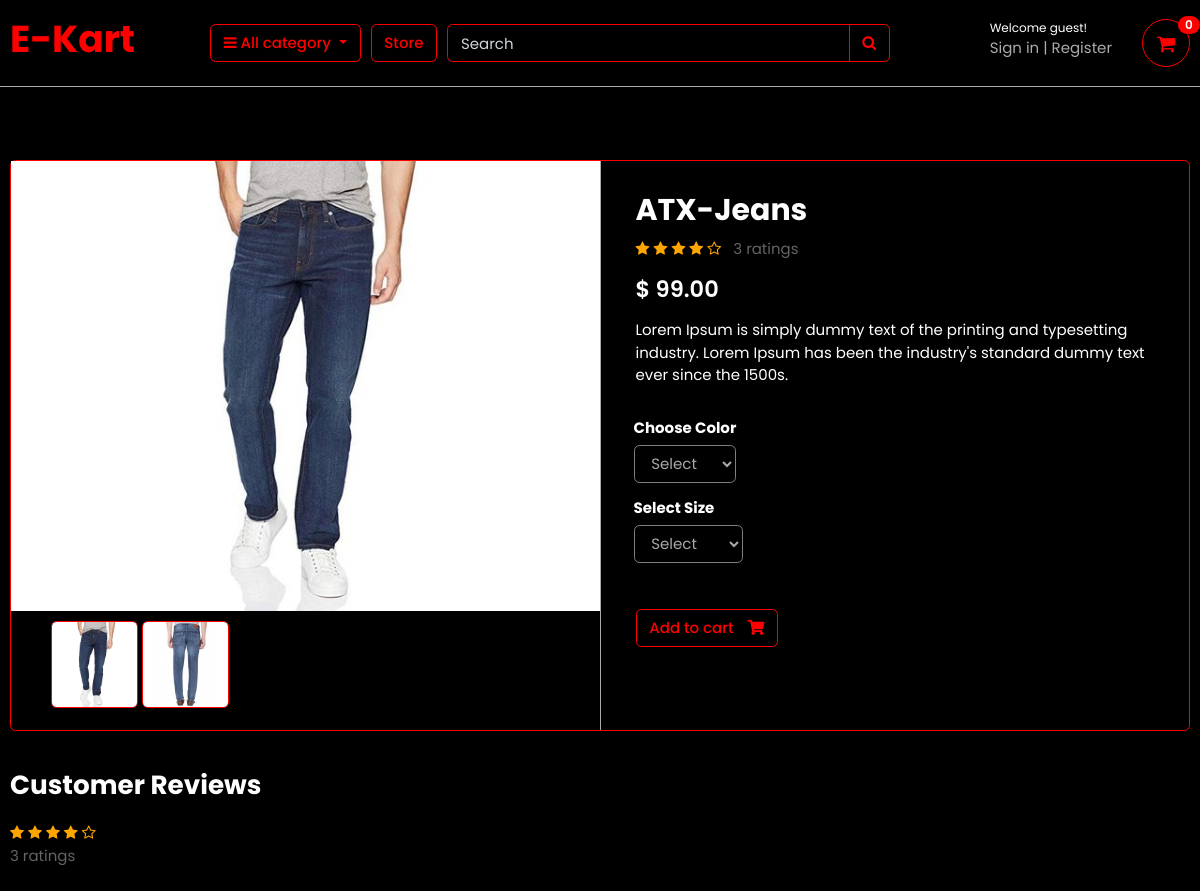
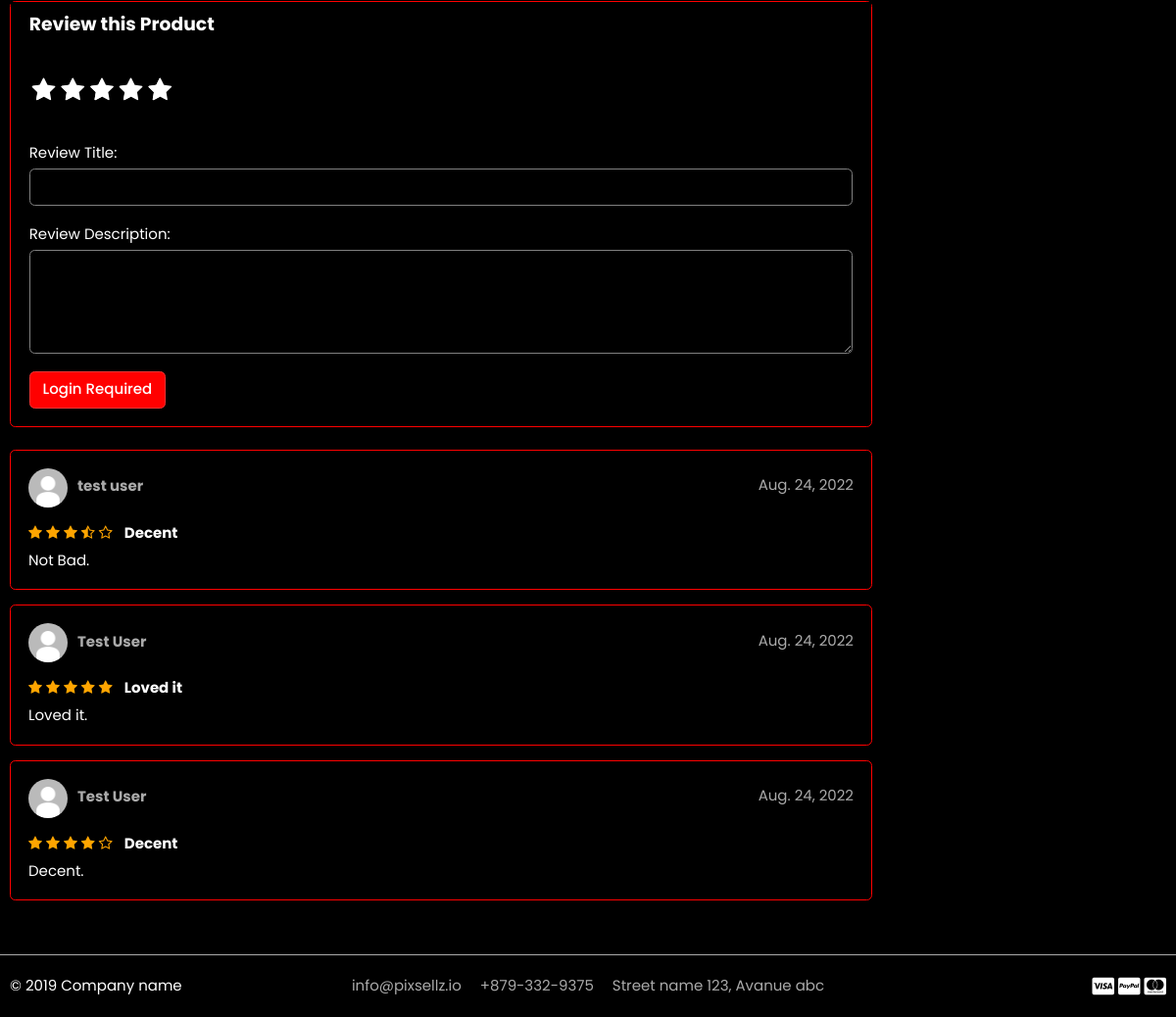
/store/category/jeans/atx-jeans/, run on the app's committed database (2 pictures, top to bottom).
### store/models.py (models this page shows, shortened)
class Product(models.Model):
    product_name = models.CharField(max_length=200, unique=True)
    slug = models.SlugField(max_length=200, unique=True)
    description = models.TextField(max_length=500, blank=True)
    price = models.DecimalField(max_digits=10, decimal_places=2)
    images = models.ImageField(upload_to="photos/products")
    stock = models.IntegerField()
    is_available = models.BooleanField(default=True)
    category = models.ForeignKey(Category, on_delete=models.CASCADE)
    created_date = models.DateField(auto_now_add=True)
    modified_date = models.DateField(auto_now=True)
    def get_rating(self):
        ratings = ReviewRating.objects.filter(product=self, status=True).aggregate(average=Avg("rating"))
        if ratings["average"]:
            return float("%.2f" % (ratings["average"] / len(ratings)))
        return 0
    def rating_cnt(self):
        ratings = ReviewRating.objects.filter(product=self, status=True)
        return len(ratings)

class ProductGallery(models.Model):
    product = models.ForeignKey(Product, on_delete=models.CASCADE)
    image = models.ImageField(upload_to="store/products/")
    class Meta:
        verbose_name = "product gallery"
        verbose_name_plural = "product gallery"

class ReviewRating(models.Model):
    product = models.ForeignKey(Product, on_delete=models.CASCADE)
    user = models.ForeignKey(Account, on_delete=models.CASCADE)
    subject = models.CharField(max_length=100, blank=True)
    review = models.TextField(max_length=500, blank=True)
    rating = models.FloatField()
    ip = models.CharField(max_length=20, blank=True)
    status = models.BooleanField(default=True)
    created_at = models.DateField(auto_now_add=True)
    updated_at = models.DateField(auto_now=True)

### accounts/models.py (models this page shows, shortened)
class Account(AbstractBaseUser):
    first_name = models.CharField(max_length=50)
    last_name = models.CharField(max_length=50)
    username = models.CharField(max_length=50, unique=True)
    email = models.EmailField(max_length=100, unique=True)
    phone_number = models.CharField(max_length=50)
    date_joined = models.DateTimeField(auto_now_add=True)
    last_login = models.DateTimeField(auto_now_add=True)
    is_admin = models.BooleanField(default=False)
    is_staff = models.BooleanField(default=False)
    is_active = models.BooleanField(default=False)
    is_superadmin = models.BooleanField(default=False)
    objects = MyAccountManager()
    USERNAME_FIELD = 'email'
    REQUIRED_FIELDS = ['first_name', 'last_name', 'username']

### store/views.py (the view)
# urls.py: path('category/<slug:category_slug>/<slug:product_slug>/', views.product_detail, name="product_view"),
def product_detail(request, category_slug=None, product_slug=None):
    data = {"purchased": False}
    if product_slug and category_slug:
        product =  get_object_or_404(Product, slug=product_slug, category__slug=category_slug)
        data["photos"] = ProductGallery.objects.filter(product=product)
        data["product"] = product
        data["reviews"] = ReviewRating.objects.filter(product=product, status=True).order_by("-created_at")
        purchased = False
        if request.user.is_authenticated:
            purchasedProducts = OrderProduct.objects.filter(user=request.user, product=product)
            for product in purchasedProducts:
                if product.payment.status == "COMPLETED":
                    purchased = True
                    break
        data["purchased"] = purchased
    return render(request, "store/product_detail.html", context=data)

### carts/context_processors.py (called while the page is built)
def get_items_count(request):
    if 'admin' in request.path:
        return {}
    cnt = 0
    try:
        cart = Cart.objects.get(cart_id=_cart_id(request))
        items = CartItem.objects.filter(cart=cart)
        for item in items:
            cnt += item.quantity
    except Cart.DoesNotExist:
        pass
    return {"items_count": cnt}

### carts/views.py (called while the page is built)
def _cart_id(request):
    cart = request.session.session_key
    if not cart:
        cart = request.session.create()
    return cart

### category/context_processors.py (called while the page is built)
def menu_links(request):
    return {"links": Category.objects.all()}

### category/models.py (called while the page is built)
    def get_url(self):
        return reverse("store:categorical_view", kwargs={"category_slug": self.slug})

    def __str__(self):
        return self.category_name

### store/models.py (called while the page is built)
    def colors(self):
        return super(VariationManager, self).filter(variation_category="color", is_active=True)

    def sizes(self):
        return super(VariationManager, self).filter(variation_category="size", is_active=True)

### templates/store/product_detail.html (shortened to what this page needs)
{% extends 'base.html' %}
{% load static %}
{% block content %}
<section class="section-content padding-y">
	<div class="container">
		<div class="card ">
			<div class="row no-gutters">
				<aside class="col-md-6">
					<article class="gallery-wrap">
						<div class="img-big-wrap">
							<a href="#"><img src="{{ product.images.url }}"></a>
						</div>
					</article>
					<ul class="product-thumbnail">
						<li class="rounded">
							<img src="{{ product.images.url }}">
						</li>
						{% for photo in photos %}
						<li class="rounded">
							<img src="{{ photo.image.url }}">
						</li>
						{% endfor %}
					</ul>
				</aside>
				<main class="col-md-6 border-left">
					<form action="{% url 'cart:add_cart' product_id=product.id %}" method="POST">
						<article class="content-body">
							<h2 class="title">{{ product.product_name }}</h2>
							{% if product.get_rating != 0 %}
								<div class="rating" style="margin-bottom: 15px; color: orange;">
									<i class="fa fa-star{% if product.get_rating < 0.5 %}-o{% elif product.get_rating < 1 %}-half-o{% endif %}"></i>
									<i class="fa fa-star{% if product.get_rating < 1.5 %}-o{% elif product.get_rating < 2 %}-half-o{% endif %}"></i>
									<i class="fa fa-star{% if product.get_rating < 2.5 %}-o{% elif product.get_rating < 3 %}-half-o{% endif %}"></i>
									<i class="fa fa-star{% if product.get_rating < 3.5 %}-o{% elif product.get_rating < 4 %}-half-o{% endif %}"></i>
									<i class="fa fa-star{% if product.get_rating < 4.5 %}-o{% elif product.get_rating < 5 %}-half-o{% endif %}"></i>
									<span style="color: rgb(100, 100, 100)">{{ product.rating_cnt }} rating{% if product.rating_cnt > 1 %}s{% endif %}</span>
								</div>
							{% endif %}
							<div class="mb-3">
								<var class="price h4 text-white">$ {{ product.price }}</var>
							</div>
							<p>{{ product.description }}</p>
							<hr>
							<div class="row">
								<div class="item-option-select" required>
									<h6>Choose Color</h6>
									<select name="color" class="form-control" required>
										<option value="" disabled selected>Select</option>
									</select>
								</div>
							</div>
							<div class="row">
								<div class="item-option-select">
									<h6>Select Size</h6>
									<select name="size" class="form-control ">
										<option value="" disabled selected>Select</option>
									</select>
								</div>
							</div>
							<hr>
							{% if product.stock > 0 %}
							<button type="submit" class="btn btn-outline-danger"> <span class="text">Add to cart</span> <i
									class="fas fa-shopping-cart"></i></button>
							{% else %}
							<btn class="btn btn-danger ">Out of Stock</btn>
							{% endif %}
						</article>
					</form>
				</main>
			</div>
		</div>
		<br>
		<div class="row">
			<div class="col-md-9">
				<header class="section-heading">
					<h3 class="text-white">Customer Reviews </h3>
				</header>
				{% if product.get_rating != 0 %}
					<div class="rating" style="margin-bottom: 25px; color: orange;">
						<i class="fa fa-star{% if product.get_rating < 0.5 %}-o{% elif product.get_rating < 1 %}-half-o{% endif %}"></i>
						<i class="fa fa-star{% if product.get_rating < 1.5 %}-o{% elif product.get_rating < 2 %}-half-o{% endif %}"></i>
						<i class="fa fa-star{% if product.get_rating < 2.5 %}-o{% elif product.get_rating < 3 %}-half-o{% endif %}"></i>
						<i class="fa fa-star{% if product.get_rating < 3.5 %}-o{% elif product.get_rating < 4 %}-half-o{% endif %}"></i>
						<i class="fa fa-star{% if product.get_rating < 4.5 %}-o{% elif product.get_rating < 5 %}-half-o{% endif %}"></i>
						<span style="color: black;">{{ product.get_rating }} out of 5</span>
						<br>
						<span style="color: rgb(100, 100, 100)">{{ product.rating_cnt }} rating{% if product.rating_cnt > 1 %}s{% endif %}</span>
					</div>
				{% endif %}
					<div class="card ">
						<form action="{% url 'store:submit_review' product.id %}" method="POST">
						<h5 class="card-header" style="background-color: black; overflow: none">Review this Product</h5>
						<div class="card-body">
							<div class="form-group rate">
								<input type="radio" name="rating" id="ratingBtn10" value="5"><label for="ratingBtn10" title="5"></label>
								<input type="radio" name="rating" id="ratingBtn8" value="4"><label for="ratingBtn8" title="4"></label>
								<input type="radio" name="rating" id="ratingBtn6" value="3"><label for="ratingBtn6" title="3"></label>
								<input type="radio" name="rating" id="ratingBtn4" value="2"><label for="ratingBtn4" title="2"></label>
								<input type="radio" name="rating" id="ratingBtn2" value="1"><label for="ratingBtn2" title="1"></label>
							</div>
							<div class="form-group">
								<label for="subject">Review Title:</label>
								<input type="text" class="form-control " name="subject" id="subject">
							</div>
							<div class="form-group">
								<label for="review">Review Description:</label>
								<textarea name="review" id="review" cols="30" rows="4" class="form-control "></textarea>
							</div>
							{% if user.is_authenticated %}
								{% if purchased %}
									<button type="submit" class="btn btn-outline-danger ">Submit Review</button>
								{% else %}
									<a class="btn btn-danger " style="color: white;">Not Allowed</a>
								{% endif %}
							{% else %}
								<a class="btn btn-danger " style="color: white;">Login Required</a>
							{% endif %}
						</div>
						</form>
					</div>
				<br>
				{% for review in reviews %}
					<article class="box mb-3 " style="background-color: black; color: white; border: 1px solid red">
						<div class="icontext w-100">
							<img src="{% static './images/avatars/default.jpg' %}" class="img-xs icon rounded-circle">
							<div class="text">
								<span class="date text-muted float-md-right">{{ review.updated_at }} </span>
								<h6 class="mb-1 text-muted">{{ review.user.first_name }} {{ review.user.last_name }}</h6>
							</div>
						</div>
						<div class="mt-3">
							<span>
								<i class="fa fa-star{% if review.rating == 0.5 %}-half-o{% elif review.rating < 1 %}-o{% endif %}" style="color: orange;"></i>
								<i class="fa fa-star{% if review.rating == 1.5 %}-half-o{% elif review.rating < 2 %}-o{% endif %}"style="color: orange;"></i>
								<i class="fa fa-star{% if review.rating == 2.5 %}-half-o{% elif review.rating < 3 %}-o{% endif %}"style="color: orange;"></i>
								<i class="fa fa-star{% if review.rating == 3.5 %}-half-o{% elif review.rating < 4 %}-o{% endif %}"style="color: orange;"></i>
								<i class="fa fa-star{% if review.rating == 4.5 %}-half-o{% elif review.rating < 5 %}-o{% endif %}"style="color: orange;"></i>
							</span>
							<h6 style="display: inline-block;">
								{{ review.subject}}
							</h6>
							<p>
								{{ review.review }}
							</p>
						</div>
					</article>
				{% endfor %}
			</div>
		</div>
	</div>
</section>
{% endblock %}

### static/css/ui.css (style rules this page uses)
html { font-size: 15px; }
body { background-color: black; }
button { outline: none!important; }
.content-body { flex: 1 1 auto; padding: 2rem 2.3rem; }
.img-xs, .img-sm, .img-md, .img-lg { -o-object-fit: cover; object-fit: cover; flex-shrink: 0; flex-grow: 0; }
.img-xs { width: 40px; height: 40px; }
.padding-y { padding-top: 40px; padding-bottom: 40px; }
var { font-style: normal; }
article:after, .form-group:after { display: block; clear: both; content: ""; }
.section-heading { margin-bottom: 20px; margin-top: 15px; }
p:last-child { margin-bottom: 0; }
.btn .text+i { margin-left: 10px; }
.icontext { display: inline-flex; align-items: center; vertical-align: middle; }
.icontext .text { width: 100%; line-height: 1.2; }
.icontext .icon { position: relative; margin-right: 10px; flex-shrink: 0; flex-grow: 0; }
.price { font-weight: 600; color: #212529; }
.box { padding: 18px; background: #fff; border-radius: 0.37rem; border: 1px solid #e4e4e4; }
.box img { max-width: 100%; }
.gallery-wrap .img-big-wrap { margin-bottom: 10px; overflow: hidden; background-color: #fff; }
.gallery-wrap .img-big-wrap a { text-align: center; display: block; }
.gallery-wrap .img-big-wrap img { height: 450px; width: auto; display: inline-block; }
.item-option-select { margin-bottom: 1rem; display: inline-block; margin-right: 15px; }

### static/css/custom.css (style rules this page uses)
body { margin-top: 120px; }
.rate { display: inline-block; ; border: 0; }
.rate>label { float: right; }
.rate>label:before { display: inline-block; font-size: 1.7rem; content: "\f005"; font-family: FontAwesome; margin: 0; padding: 0.3rem 0.2rem; cursor: pointer; }
.product-thumbnail { list-style: none; }
.product-thumbnail li { position: relative; display: inline-block; border: 1px solid red; overflow: hidden; }
.product-thumbnail li::after { content: ""; position: absolute; top: 0; left: 0; display: block; height: 100%; width: 100%; opacity: 0; background: rgba(0,0,0,.3); -moz-transition: all 1s; -webkit-transition: all 1s; transition: all 0.3s; }
.product-thumbnail img { height: 85px; width: 85px; }

### templates/base.html (style rules this page uses)
body { font-family: Poppins !important; }

### data on the page
Product: images (picture), product_name "ATX-Jeans", rating_cnt "3", price "99.00", description "Lorem Ipsum is simply dummy text of the printing and typesetting industry. Lorem Ipsum has been the industry's standard dummy text ever since the 1500s."
ProductGallery: image (picture)
ReviewRating: updated_at "Aug. 24, 2022", user.first_name "test", user.last_name "user", rating 3.5 (drawn), subject "Decent", review "Not Bad."
ReviewRating: updated_at "Aug. 24, 2022", user.first_name "Test", user.last_name "User", rating 5 (drawn), subject "Loved it", review "Loved it."
ReviewRating: updated_at "Aug. 24, 2022", user.first_name "Test", user.last_name "User", rating 4 (drawn), subject "Decent", review "Decent."

### other printed values
{{ items_count }} "0"
